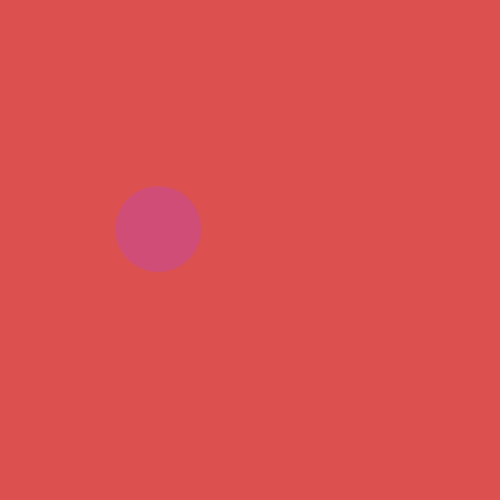
Frame 1 (no input)
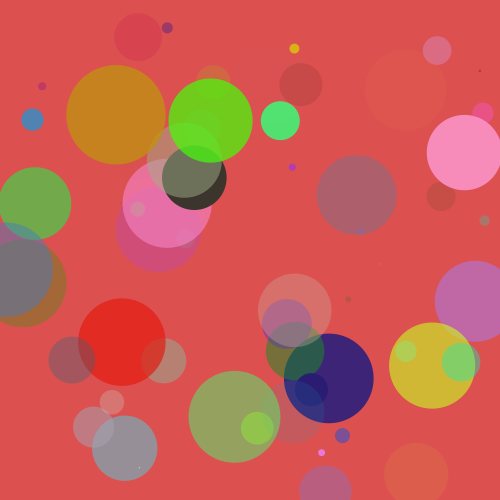
Frame 60 (the mouse pressed at the canvas centre just before this capture)
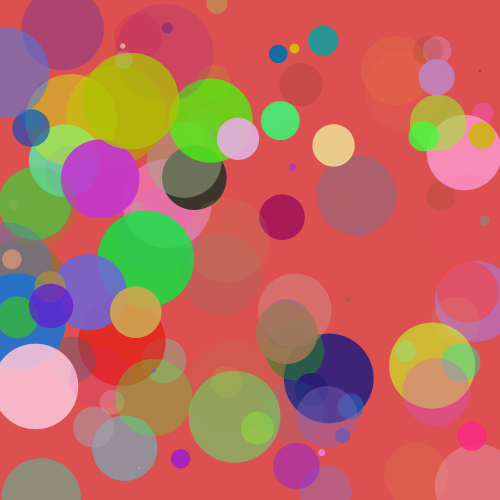
Frame 120 (the mouse held since frame 60 and released just before this capture)

The Processing sketch that drew these frames (run headless with seeded random() and noise(); from frame 60 on, the mouse is pressed at the canvas centre):

// Processing sketch: processing_49487
// ── processing_49487.pde

float r;
float g;
float b;
float a;

float diam;
float x;
float y;

void setup () {
  size (500,500);
  background (220,80,80);
  smooth ();
}

void draw () {
  //Fill all variables with random values
  r = random(255);
  g = random(255);
  b = random(255);
  a = random(255);
  diam = random(100);
  x = random(width);
  y = random(height);
  
  //Use values to draw an ellipse
  noStroke();
  fill(r,g,b,a);
  ellipse(x,y,diam,diam);
}
